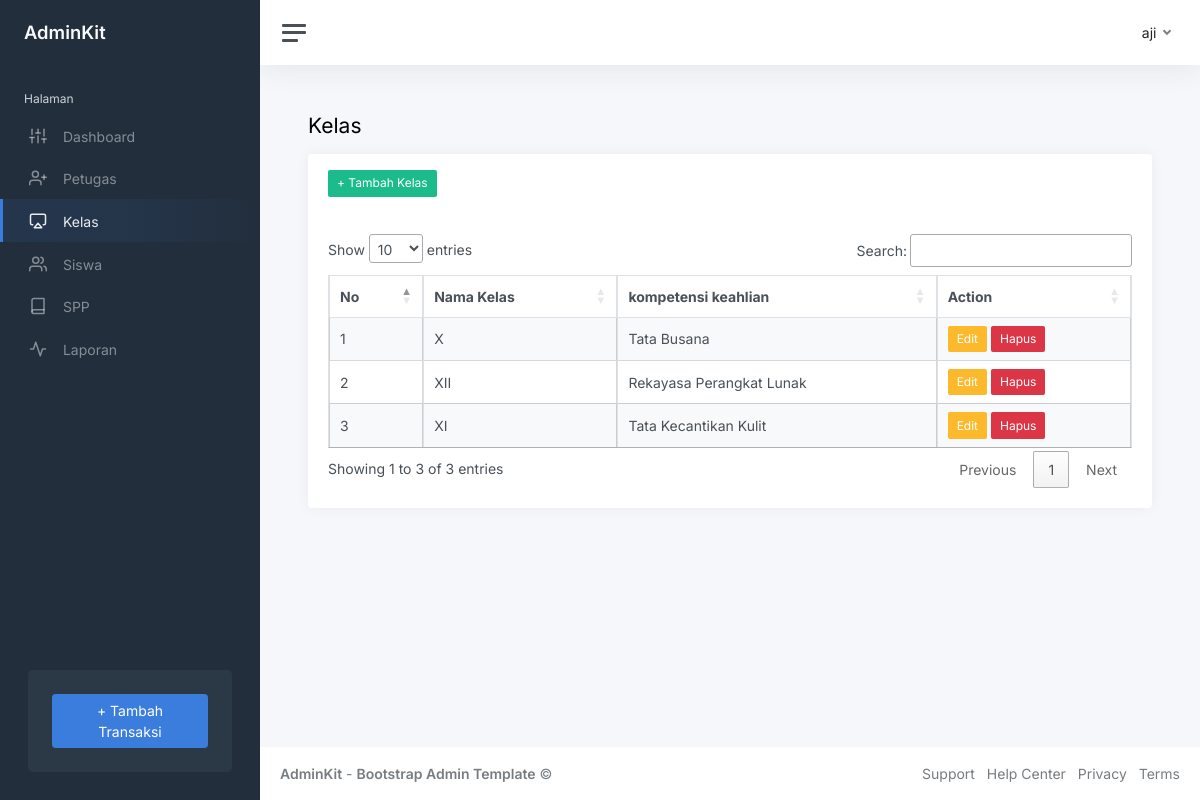
Screenshot of /index.php?page=kelas (signed in) with the database file from the repository.
### tables this page shows
CREATE TABLE `kelas` (
  `id_kelas` int(11) NOT NULL,
  `nama_kelas` varchar(10) NOT NULL,
  `kompetensi_keahlian` varchar(50) NOT NULL
);

### kelas.php (the view, shortened to what this page needs)
<h1 class="h3 mb-3"> Kelas</h1>
<div class="row">
    <div class="col-12">
        <div class="card">
            <div class="card-header">
                <button type="button" class="btn btn-success btn-sm" data-bs-toggle="modal" data-bs-target="#tambahKelas">
                    + Tambah Kelas
                </button>
            </div>
            <div class="card-body">
                <table class="table table-bordered table-striped table-hover cell-border" id="kelas">
                    <thead>
                        <tr>
                            <th>No</th>
                            <th>Nama Kelas</th>
                            <th>kompetensi keahlian</th>
                            <th>Action</th>
                        </tr>
                    </thead>
                    <tbody>
                        <?php
                        $no = 1;
                        $query = mysqli_query($koneksi, "SELECT * FROM kelas");
                        while ($data = mysqli_fetch_array($query)) {
                        ?>
                            <tr>
                                <td><?php echo $no++ ?></td>
                                <td><?php echo $data['nama_kelas'] ?></td>
                                <td><?php echo $data['kompetensi_keahlian'] ?></td>
                                <td>
                                    <button type="button" class="btn btn-warning btn-sm" data-bs-toggle="modal" data-bs-target="#editKelas<?php echo $data['id_kelas'] ?>">
                                        Edit
                                    </button>
                                    <button type="button" class="btn btn-danger btn-sm" data-bs-toggle="modal" data-bs-target="#hapusKelas<?php echo $data['id_kelas'] ?>">
                                        Hapus
                                    </button>
                                </td>
                            </tr>
                        <?php
                        }
                        ?>
                    </tbody>
                </table>
            </div>
        </div>
    </div>
</div>

### rows the page displays
kelas: nama_kelas "X", kompetensi_keahlian "Tata Busana"
kelas: nama_kelas "XII", kompetensi_keahlian "Rekayasa Perangkat Lunak"
kelas: nama_kelas "XI", kompetensi_keahlian "Tata Kecantikan Kulit"

### other values shown
$_SESSION['user']['nama_petugas'] "aji"
